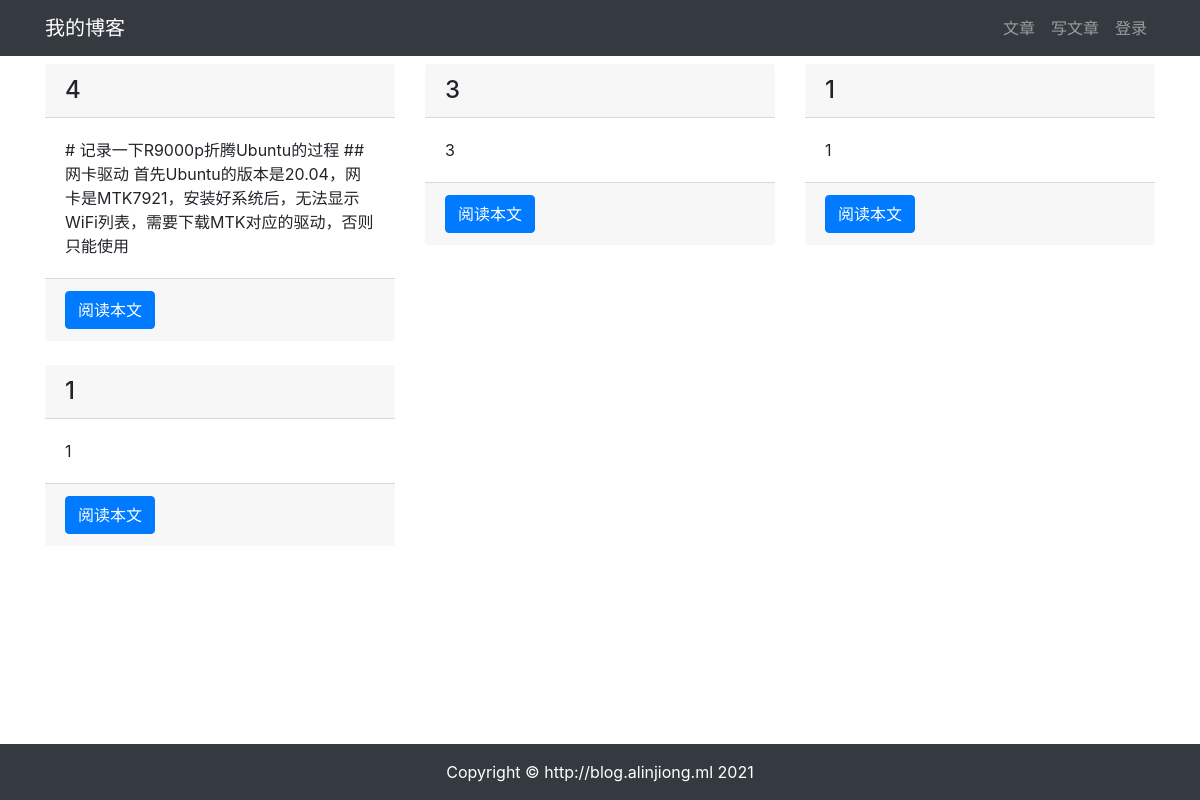
Before: /article/article_list with the older database file.
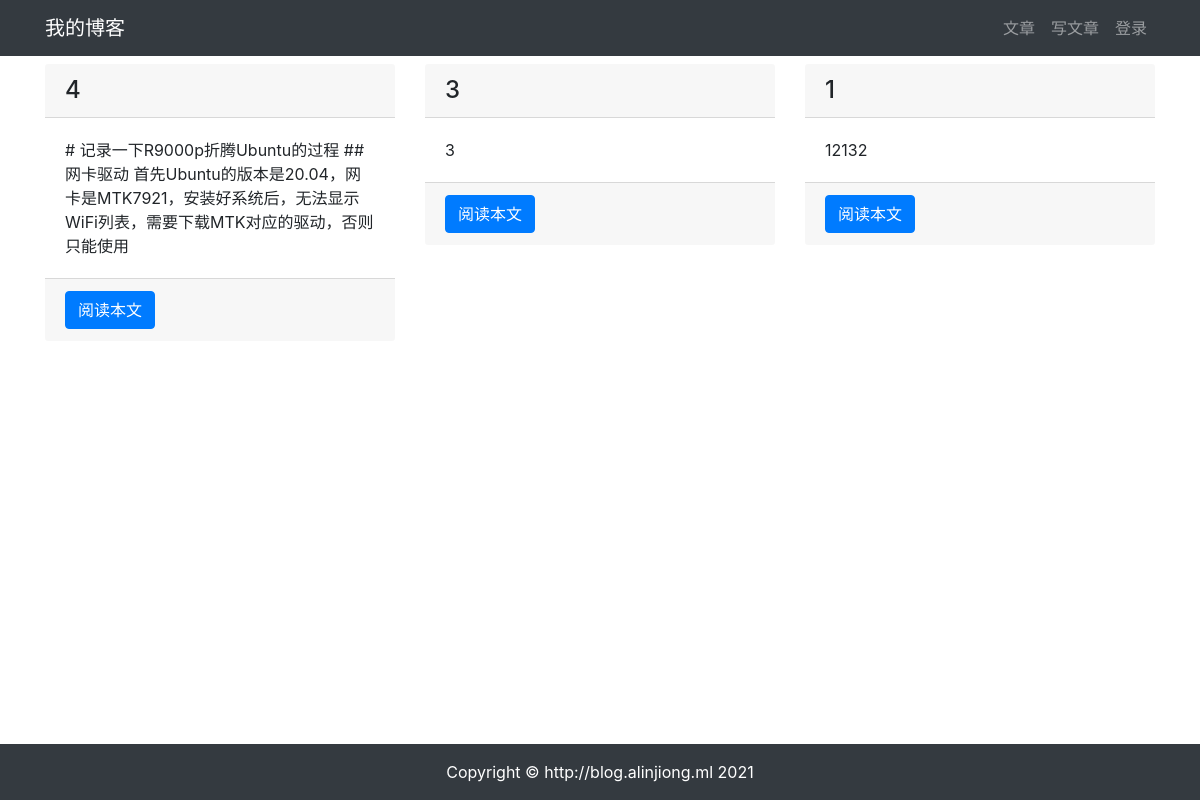
After: the same page with the newer database file.
### article/models.py (models this page shows, shortened)
class ArticlePost(models.Model):
    author = models.ForeignKey(User, on_delete=models.CASCADE)
    title = models.CharField(max_length=100)
    content = models.TextField()
    create_time = models.DateTimeField(default=timezone.now)
    update_time = models.DateTimeField(auto_now=True)
    class Meta:
        ordering = ('-create_time', )
        db_table = 'articlepost'
        verbose_name = "评论"
        verbose_name_plural = verbose_name

### article/views.py (the view)
# urls.py: path('article_list', views.article_list, name='article_list'),
def article_list(request):
    if request.user.is_authenticated:
        articles = ArticlePost.objects.filter(author=request.user)
        return render(request, 'article/list.html', locals())
    elif request.user.is_anonymous:
        articles = ArticlePost.objects.filter(author=User.objects.get(
            username='admin'))
        return render(request, 'article/list.html', locals())

### templates/article/list.html (shortened to what this page needs)
{% extends "base.html" %}
{% load static %}
{% block content %}
<div class="container">
    <div class="row mt-2">
        {% for article in articles %}
        <div class="col-4 mb-4">
            <h4 class="card-header">{{article.title}}</h4>
            <div class="card-body">
                <p class="card-text">{{article.content|slice:'100'}}</p>
            </div>
            <div class="card-footer">
                <a href="{% url 'article:article_detail' article.id %}" class="btn btn-primary">阅读本文</a>
            </div>
        </div>
        {% endfor %}
    </div>
</div>
{% endblock content %}

Changed rows visible on the page:
removed ArticlePost: title "1", content "1"
changed ArticlePost (number 3 of 3 on the later page): content "1" → "12132"
